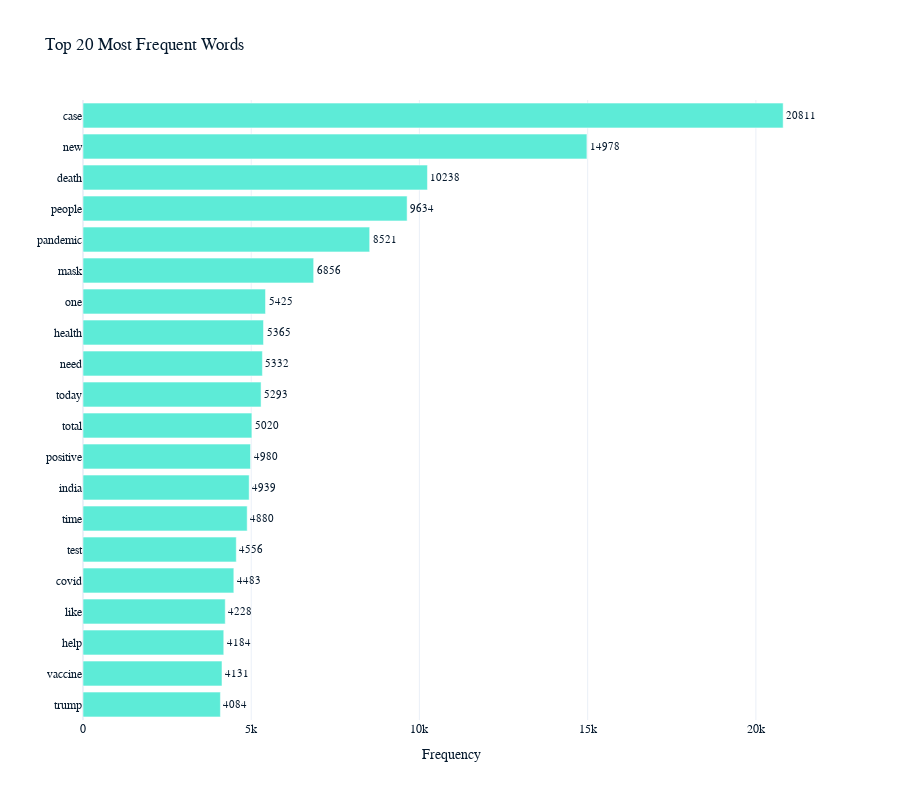

Notebook source saved alongside this figure:
### Code cell
## -------------------------------------------- PARAMETERS --------------------------------------------
# Choose the number of words to show
n = 20

## -------------------------------------------- PREPARE DATA --------------------------------------------
# Count the frequency of tokens in the 'lemmatized_text' column
words = [word for words in df['filtered_text'] for word in words]
token_counts = Counter(words)

# Get the most common tokens (e.g., top 10) in reverse order
most_common_tokens = token_counts.most_common(n)[::-1]

# Split the tokens and their counts for plotting
tokens, counts = zip(*most_common_tokens)

## -------------------------------------------- VISUALIZE --------------------------------------------

# Create a horizontal bar chart using Plotly
fig = px.bar(x=counts, y=tokens, text=counts,
             labels={'x': 'Frequency', 'y': ''}, title=f'Top {n} Most Frequent Words')

# Customize the layout
fig.update_xaxes(title_text='Frequency')
fig.update_yaxes(categoryorder='total ascending')  # Sort the bars by frequency
fig.update_layout(showlegend=False)  # Hide the legend

# Set the figure size (width and height)
fig.update_layout(width=900, height=800)

# Set the background color to white
fig.update_layout(plot_bgcolor='white')

# Show the Plotly chart with data labels and a custom figure size
fig.update_traces(textposition='outside',textangle=0, marker=dict(color='#5DEBD7'),
                  textfont=dict(size=11)) # Rotate labels to 0°
fig.show()

### Figure 1 — Plotly figure (JSON) as saved in the notebook; plotly's stock layout.template omitted (floating-point values rounded to 4 significant figures)
{"data": [{"alignmentgroup": "True", "hovertemplate": "Frequency=%{x}<br>=%{y}<br>text=%{text}<extra></extra>", "legendgroup": "", "marker": {"color": "#5DEBD7", "pattern": {"shape": ""}}, "name": "", "offsetgroup": "", "orientation": "h", "showlegend": false, "text": [4084, 4131, 4184, 4228, 4483, 4556, 4880, 4939, 4980, 5020, 5293, 5332, 5365, 5425, 6856, 8521, 9634, 10238, 14978, 20811], "textposition": "outside", "x": [4084, 4131, 4184, 4228, 4483, 4556, 4880, 4939, 4980, 5020, 5293, 5332, 5365, 5425, 6856, 8521, 9634, 10238, 14978, 20811], "xaxis": "x", "y": ["trump", "vaccine", "help", "like", "covid", "test", "time", "india", "positive", "total", "today", "need", "health", "one", "mask", "pandemic", "people", "death", "new", "case"], "yaxis": "y", "type": "bar", "textfont": {"size": 11}, "textangle": 0}], "layout": {"xaxis": {"anchor": "y", "domain": [0, 1], "title": {"text": "Frequency"}}, "yaxis": {"anchor": "x", "domain": [0, 1], "title": {"text": ""}, "categoryorder": "total ascending"}, "legend": {"tracegroupgap": 0}, "title": {"text": "Top 20 Most Frequent Words"}, "barmode": "relative", "showlegend": false, "width": 900, "height": 800, "plot_bgcolor": "white"}}
